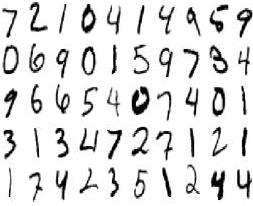
%> input picture assgn6/images/image4.jpg, 253 x 206 px
$ octave ec.m   (GNU Octave 9; MATLAB toolbox functions it lacks are replaced by stand-ins)
%> lines starting %> are read from the running program, lines starting %| are printed output that depends on the picture; in (x1, y1, x2, y2) boxes, pixels count from 0 and x2, y2 are one past the last pixel; in counts of white or black regions, pixels touching at a corner belong together; the program's own positions count from 1
### assgn6/matlab/convnet_forward.m
function [output, P] = convnet_forward(params, layers, data)
    l = length(layers);
    %batch_size = layers{1}.batch_size;
    assert(strcmp(layers{1}.type, 'DATA') == 1, 'first layer must be data layer');
    output{1}.data = data;
    output{1}.height = layers{1}.height;
    output{1}.width = layers{1}.width;
    output{1}.channel = layers{1}.channel;
    output{1}.batch_size = layers{1}.batch_size;
    output{1}.diff = 0;
    for i = 2:l-1
        switch layers{i}.type
            case 'CONV'
                output{i} = conv_layer_forward(output{i-1}, layers{i}, params{i-1});
            case 'POOLING'
                output{i} = pooling_layer_forward(output{i-1}, layers{i});
            case 'IP'
                output{i} = inner_product_forward(output{i-1}, layers{i}, params{i-1});
            case 'RELU'
                output{i} = relu_forward(output{i-1});
            case 'ELU'
                output{i} = elu_forward(output{i-1}, layers{i});
        end
    end
    if nargout > 1
        W = bsxfun(@plus, params{l-1}.w * output{l-1}.data, params{l-1}.b);
        W = [W; zeros(1, size(W, 2))];
        W=bsxfun(@minus, W, max(W));
        W=exp(W);

        % Convert to Probabilities by normalizing
        P=bsxfun(@rdivide, W, sum(W));
    end
end

### assgn6/matlab/get_lenet.m
function layers = get_lenet()

    layers{1}.type = 'DATA';
    layers{1}.height = 28;
    layers{1}.width = 28;
    layers{1}.channel = 1;
    layers{1}.batch_size = 100;

    layers{2}.type = 'CONV';
    layers{2}.num = 20;
    layers{2}.k = 5;
    layers{2}.stride = 1;
    layers{2}.pad = 0;
    layers{2}.group = 1;

    layers{3}.type = 'RELU';

    layers{4}.type = 'POOLING';
    layers{4}.k = 2;
    layers{4}.stride = 2;
    layers{4}.pad = 0;


    layers{5}.type = 'CONV';
    layers{5}.k = 5;
    layers{5}.stride = 1;
    layers{5}.pad = 0;
    layers{5}.group = 1;
    layers{5}.num = 50;

    layers{6}.type = 'RELU';

    layers{7}.type = 'POOLING';
    layers{7}.k = 2;
    layers{7}.stride = 2;
    layers{7}.pad = 0;

    layers{8}.type = 'IP';
    layers{8}.num = 500;
    layers{8}.init_type = 'uniform';

    layers{9}.type = 'RELU';

    layers{10}.type = 'LOSS';
    layers{10}.num = 10;

end

### assgn6/matlab/ec.m
% Predict handwriting from images
%[p1, ~] = predict('../images/image1.JPG', 64);
%figure; imshow(p1);
%[p2, ~] = predict('../images/image2.JPG', 64);
%figure; imshow(p2);
%[p3, ~] = predict('../images/image3.png', 32);
%figure; imshow(p3);
[p4, ~] = predict('../images/image4.jpg', 16);
figure; imshow(p4);


function [out_img, bboxes] = predict(path, fontsize)
%> called with path = '../images/image4.jpg', fontsize = 16
% predict takes in the image specified in path to predict handwritten digits.
% Parameters:
%  path: image path
%  fontsize: how large to display the text in image
% Returns:
%  out_img: original image with prediction annotation.
%  bboxes: bounding boxes for each digit

    %% Network defintion
    layers = get_lenet();
    layers{1}.batch_size = 1;
    load('lenet.mat');

    %% Load image
    img = imread(path);
%> img is the input picture: size 206x253x3 uint8; min 0, max 255, mean 224.1
    if ndims(img) == 3
        img = rgb2gray(img);
%> img: size 206x253 uint8
    end
    img = imbinarize(img);
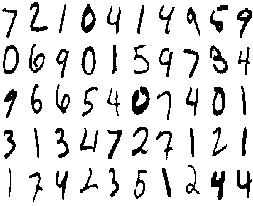
%> img: size 206x253 logical; 87.1% white; 51 black regions, largest, box (x1, y1, x2, y2) and area: (132, 86, 150, 115) 296, (211, 171, 225, 200) 219, (81, 4, 96, 33) 217

    out_img = double(img);

    %% Find connected component
    [L, n] = bwlabel(1.-img);
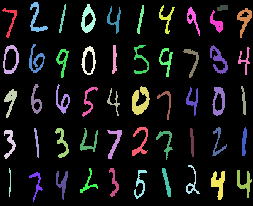
%> L: size 206x253 double; 52 distinct labels, from 0 to 51; one colour per label, 0 black
%> n = 51
    bboxes = cell(1, n);
%> bboxes = 51 items
    for i=1:n
       % for each connected component
       [r, c] = find(L==i);
       bboxes{i} = img(min(r):max(r), min(c):max(c));
       mr = min(r);
       mc = min(c);
       [r, c] = size(bboxes{i});

       % heuristics for how much to dilate, small bwratio => thin digit
       bwratio = sum(bboxes{i}==0, 'all') / (r*c);

       % remove noisy components
       if r < 5 && c < 5
           continue
       end

       % pad white
       if r > c
          bboxes{i} = padarray(bboxes{i}, [0 floor((r-c)/2)], 1);
       else
          bboxes{i} = padarray(bboxes{i}, [floor((c-r)/2) 0], 1);
       end

       % dilate if digit is thin
       if bwratio < 0.2
            bboxes{i} = logical(1.-imdilate(1.-bboxes{i}, strel('sphere', 3)));
       end

       % reshape to (28-2*rs , 28-2*rs), in a way provide padding
       % squeeze more if image is not square-ish => make it more square-ish
       if max([r, c]) > 100 && (r/c-1) > 0.5
           rs = 5;
       else
           if max([r, c]) > 100
             rs = 4;
           else % if original image too small => can't put it smaller
             rs = 0;
           end
       end

       bboxes{i} = imresize(bboxes{i}, [28-2*rs 28-2*rs], 'nearest')';
       bboxes{i} = padarray(bboxes{i}, [rs rs], 1);
       [~, P] = convnet_forward(params, layers, logical(1.-bboxes{i}(:)));
       [~, idx] = max(P);

       out_img = insertText(out_img, [mc mr], idx-1, 'FontSize', fontsize);
    end
%> this loop made 51 passes
%> (mr, mc, bwratio, W in convnet_forward, idx) on passes 4, 6, 7, 8, 9, 10, 11: (131, 5, 0.408, [-5.31; 1.31; -1.94; 9.46; -8.99; -1.67; -14.72; 1.62; -4.7], 4), (45, 30, 0.371, [3.73; -10.01; 1.65; 0.126; -2.96; 3.13; 10.21; -8.63; 8.8], 7), (173, 30, 0.243, [-10.84; 3.43; 2.21; 5.43; -0.377; -14.33; -5.5; 7.1; -4.12], 8), (3, 31, 0.319, [9.58; -0.115; 11.29; -1.39; 0.434; 10.87; 5.92; -8.55; 5.3], 3), (85, 32, 0.418, [-0.496; -5.45; 5.51; -5.1; 3.88; 8.5; 14.07; -14.83; 11.78], 7), (129, 35, 0.447, [-2.38; 7.02; 0.787; 1.2; -0.569; -1.42; -0.497; 1.66; 3.1], 2), (129, 56, 0.367, [-7.89; -3.72; -6.6; 7.51; -4.1; 2.04; -9.21; -9.91; -4.96], 4)
%> (mr, mc, bwratio, idx) on passes 1, 2, 3, 5, 12, 14: (9, 3, 0.242, 2), (46, 4, 0.384, 1), (90, 5, 0.422, 10), (169, 10, 0.638, 2), (50, 57, 0.361, 5), (172, 57, 0.408, 5)
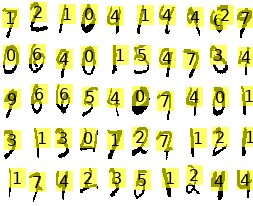
%> out_img: size 206x253x3 double; mean R, G, B 0.899, 0.899, 0.723

end
